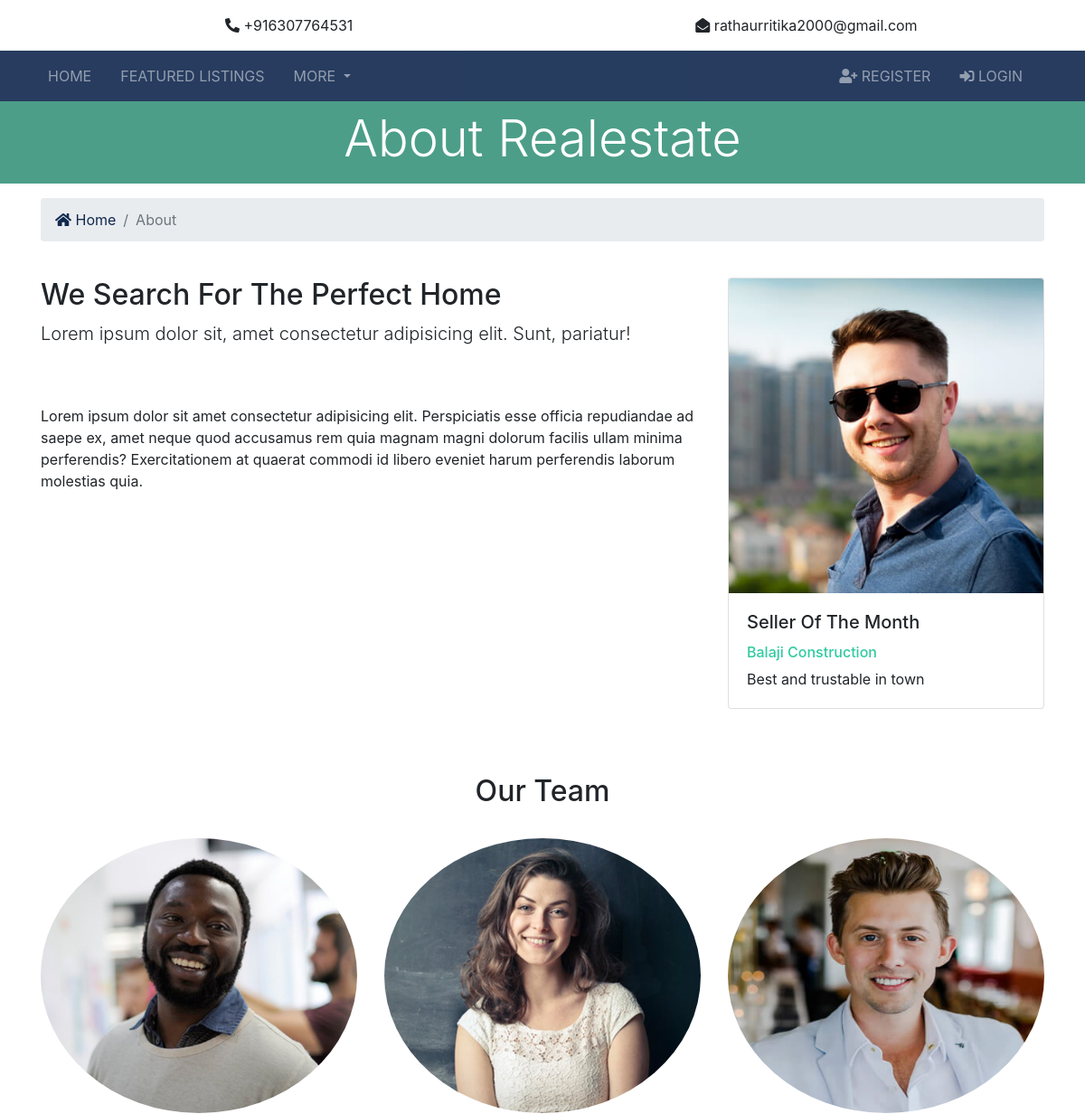
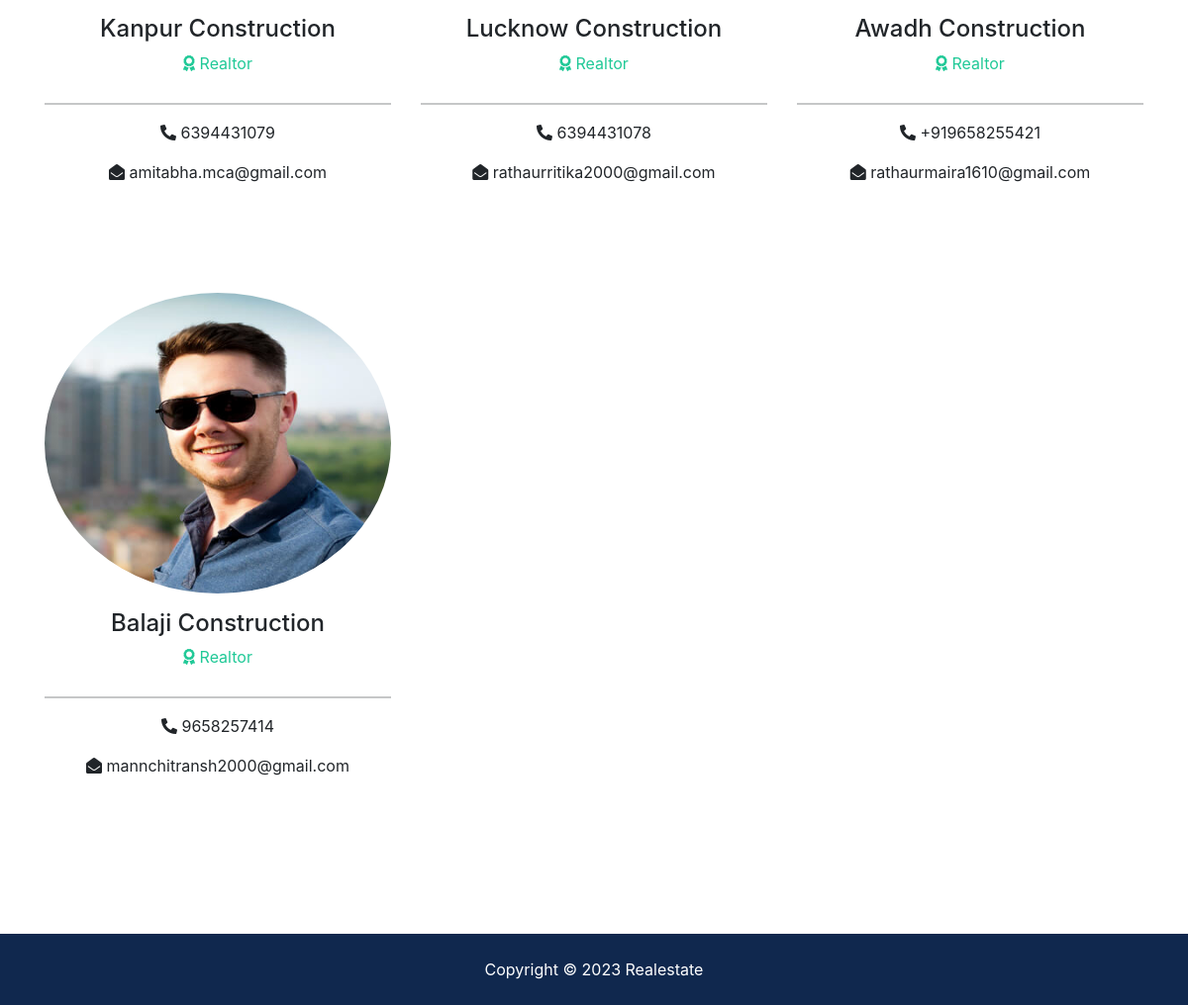
The page /about/ on the database its author committed (2 pictures, top to bottom).
### realtors/models.py (models this page shows, shortened)
class Realtor(models.Model):
  name = models.CharField(max_length=200)
  photo = models.ImageField(upload_to='photos/%Y/%m/%d/')
  description = models.TextField(blank=True)
  phone = models.CharField(max_length=20)
  email = models.CharField(max_length=50)
  is_mvp = models.BooleanField(default=False)
  hire_date = models.DateTimeField(default=datetime.now, blank=True)

### pages/views.py (the view)
# urls.py: path('about/',views.about,name ='about'),
def about(request):
    realtors = Realtor.objects.order_by('-hire_date')
    mvp_realtors = Realtor.objects.all().filter(is_mvp=True)
    context = {
        'realtors': realtors,
        'mvp_realtors': mvp_realtors
    }
    return render(request, 'pages/about.html', context)

### templates/pages/about.html (shortened to what this page needs)
{% extends 'base.html' %}
{% load static %}
{% block content %}
<section id="showcase-inner" class="py-2 text-white" style="min-height: 55px !important;">
    <div class="container">
      <div class="row text-center">
        <div class="col-md-12">
          <h1 class="display-4 ">About Realestate</h1>
        </div>
      </div>
    </div>
  </section>
  <section id="bc" class="mt-3">
    <div class="container">
      <nav aria-label="breadcrumb">
        <ol class="breadcrumb">
          <li class="breadcrumb-item">
            <a href="{% url 'index' %}">
              <i class="fas fa-home"></i> Home</a>
          </li>
          <li class="breadcrumb-item active"> About</li>
        </ol>
      </nav>
    </div>
  </section>
  <section id="about" class="py-4">
    <div class="container">
      <div class="row">
        <div class="col-md-8">
          <h2>We Search For The Perfect Home</h2>
          <p class="lead">Lorem ipsum dolor sit, amet consectetur adipisicing elit. Sunt, pariatur!</p>
          <p class="mt-4">Lorem ipsum dolor sit amet consectetur adipisicing elit. Perspiciatis esse officia repudiandae ad saepe ex, amet
            neque quod accusamus rem quia magnam magni dolorum facilis ullam minima perferendis? Exercitationem at quaerat
            commodi id libero eveniet harum perferendis laborum molestias quia.</p>
        </div>
        <div class="col-md-4">
          {% if mvp_realtors %}
            {% for realtor in mvp_realtors %}
            <div class="card">
                <img class="card-img-top" src="{{ realtor.photo.url }}" alt="Seller of the month">
                <div class="card-body">
                  <h5 class="card-title">Seller Of The Month</h5>
                  <h6 class="text-secondary">{{ realtor.name }}</h6>
                  <p class="card-text">{{ realtor.description }}
                  </p>
                </div>
              </div>
            {% endfor %}
          {% endif %}
        </div>
      </div>
    </div>
  </section>
   <section id="team" class="py-5 ">
    <div class="container ">
      <h2 class="text-center">Our Team</h2>
      <div class="row text-center mb-4">
        {% if realtors %}
          {% for realtor in realtors %}
          <div class=" col-md-4 mt-4 mb-4">
              <img src="{{ realtor.photo.url }}" alt="" class="rounded-circle realtor-img mb-3" >
              <h4>{{ realtor.name }}</h4>
              <p class="text-success">
                <i class="fas fa-award text-success mb-3"></i> Realtor</p>
              <hr>
              <p>
               <i class="fas fa-phone" style="transform: rotateY(180deg);"></i> {{ realtor.phone }}</p>
              <p>
                <i class="fas fa-envelope-open"></i> {{ realtor.email }}</p>
            </div>
          {% endfor %}
        {% else %}
          <div class="col-md-12">
            <p>No Realtors Available</p>
          </div>
        {% endif %}
      </div>
    </div>
  </section>
{% endblock %}

### templates/base.html (shortened to what this page needs)
{% load static %}
<!DOCTYPE html>
<html lang="en">
<head>
  <link href="https://cdn.jsdelivr.net/npm/bootstrap@5.0.0-beta2/dist/css/bootstrap.min.css" rel="stylesheet">
  <link rel="stylesheet" href="{% static 'css/all.css' %}">
  <link rel="stylesheet" href="{% static 'css/bootstrap.css' %}">
  <link rel="stylesheet" href="{% static 'css/style.css' %}">
  <link rel="stylesheet" href="{% static 'css/lightbox.min.css' %}">
</head>
<body>
  {% include 'partials/_topbar.html' %}
  {% include 'partials/_navbar.html' %}
  {% block content %} {% endblock %}
  {% include 'partials/_footer.html' %}
</body>
</html>

### templates/partials/_topbar.html (shortened to what this page needs)
   {% load static %}
  <section id="top-bar" class="p-3">
    <div class="container-fluid">
      <div class="row">
        <div class="col-md-4 text-right">
          <i class="fas fa-phone" style="transform: rotateY(180deg);"></i>
          +916307764531
        </div>
        <div class="col-md-3"></div>
        <div class="col-md-4 text-center" >
          <i class="fas fa-envelope-open"></i>
        rathaurritika2000@gmail.com
        </div>
      </div>
    </div>
  </section>

### templates/partials/_navbar.html (shortened to what this page needs)
{% load static %}
<nav class="navbar navbar-expand-lg navbar-dark bg-primary sticky-top">
    <div class="container">
      <div class="collapse navbar-collapse" id="navbarNavAltMarkup">
        <ul class="navbar-nav">
          <li
            {% if '/' == request.path %}
              class="nav-item active mr-3"
            {% else %}
              class="nav-item mr-3"
            {% endif %}
          >
            <a class="nav-link" href="{% url 'index' %}">Home</a>
          </li>
          <li
            {% if "/listings/" == request.path %}
              class="nav-item active mr-3"
            {% else %}
              class="nav-item mr-3"
            {% endif %}
          >
            <a class="nav-link" href="{% url 'listings' %}">Featured Listings</a>
          </li>
          <li class="nav-item dropdown">
            <a class="nav-link dropdown-toggle" href="#" id="navbarDropdown" role="button" data-bs-toggle="dropdown" aria-expanded="false">
              More
            </a>
          </li>
        </ul>
        <ul class="navbar-nav ml-auto">
          {% if user.is_authenticated %}
            <li
            {% if 'dashboard' in request.path %}
              class="nav-item active mr-3"
            {% else %}
              class="nav-item mr-3"
            {% endif %}
            >
              <a class="nav-link" href="{% url 'dashboard' %}">
               {{ user.username }}
                (Dashboard)</a>
            </li>
            <li class="nav-item mr-3">
              <a href="javascript:{document.getElementById('logout').submit()}" class="nav-link">
                <i class="fas fa-sign-out-alt"></i> Logout
              </a>
              <form action="{% url 'logout' %}" method="POST" id="logout">
                {% csrf_token %}
                <input type="hidden">
              </form>
            </li>
          {% else %}
            <li
            {% if 'register' in request.path %}
              class="nav-item active mr-3"
            {% else %}
              class="nav-item mr-3"
            {% endif %}
            >
              <a class="nav-link" href="{% url 'register' %}">
                <i class="fas fa-user-plus"></i> Register</a>
            </li>
            <li
            {% if 'login' in request.path %}
              class="nav-item active mr-3"
            {% else %}
              class="nav-item mr-3"
            {% endif %}
            >
              <a class="nav-link" href="{% url 'login' %}">
                <i class="fas fa-sign-in-alt"></i>
                Login</a>
            </li>
          {% endif %}
        </ul>
      </div>
    </div>
  </nav>

### templates/partials/_footer.html
 {% load static %}
  <footer id="main-footer" class="py-4 bg-primary text-white text-center ">
    Copyright &copy;
    <span class="year"></span>  Realestate
  </footer>

### realestate/static/css/all.css (style rules this page uses)
.fa, .fas, .far, .fal, .fab { -moz-osx-font-smoothing: grayscale; -webkit-font-smoothing: antialiased; display: inline-block; font-style: normal; font-variant: normal; text-rendering: auto; line-height: 1; }
.fa-award:before { content: "\f559"; }
.fa-envelope-open:before { content: "\f2b6"; }
.fa-home:before { content: "\f015"; }
.fa-phone:before { content: "\f095"; }
.fa-sign-in-alt:before { content: "\f2f6"; }
.fa-user-plus:before { content: "\f234"; }
.fa, .fas { font-family: 'Font Awesome 5 Free'; font-weight: 900; }

### realestate/static/css/style.css (style rules this page uses)
.card-img-top { width: 100%!important; }
img { width: 100%; }
.realtor-img { height: 55%!important; }
.navbar { opacity: 0.9; text-transform: uppercase; }
#showcase-inner { background: url(../img/building.jpg) no-repeat top center fixed/cover; position: relative; overflow: hidden; min-height: 200px; }
#showcase-inner::before { content: ''; position: absolute; top: 0; left: 0; min-height: 100%; width: 100%; background: rgba(32, 134, 107, 0.8); }

### rows shown on the page
Realtor: photo (picture), name "Balaji Construction", description "Best and trustable in town", phone "9658257414", email "mannchitransh2000@gmail.com"
Realtor: photo (picture), name "Kanpur Construction", phone "6394431079", email "amitabha.mca@gmail.com"
Realtor: photo (picture), name "Lucknow Construction", phone "6394431078", email "rathaurritika2000@gmail.com"
Realtor: photo (picture), name "Awadh Construction", phone "+919658255421", email "rathaurmaira1610@gmail.com"
